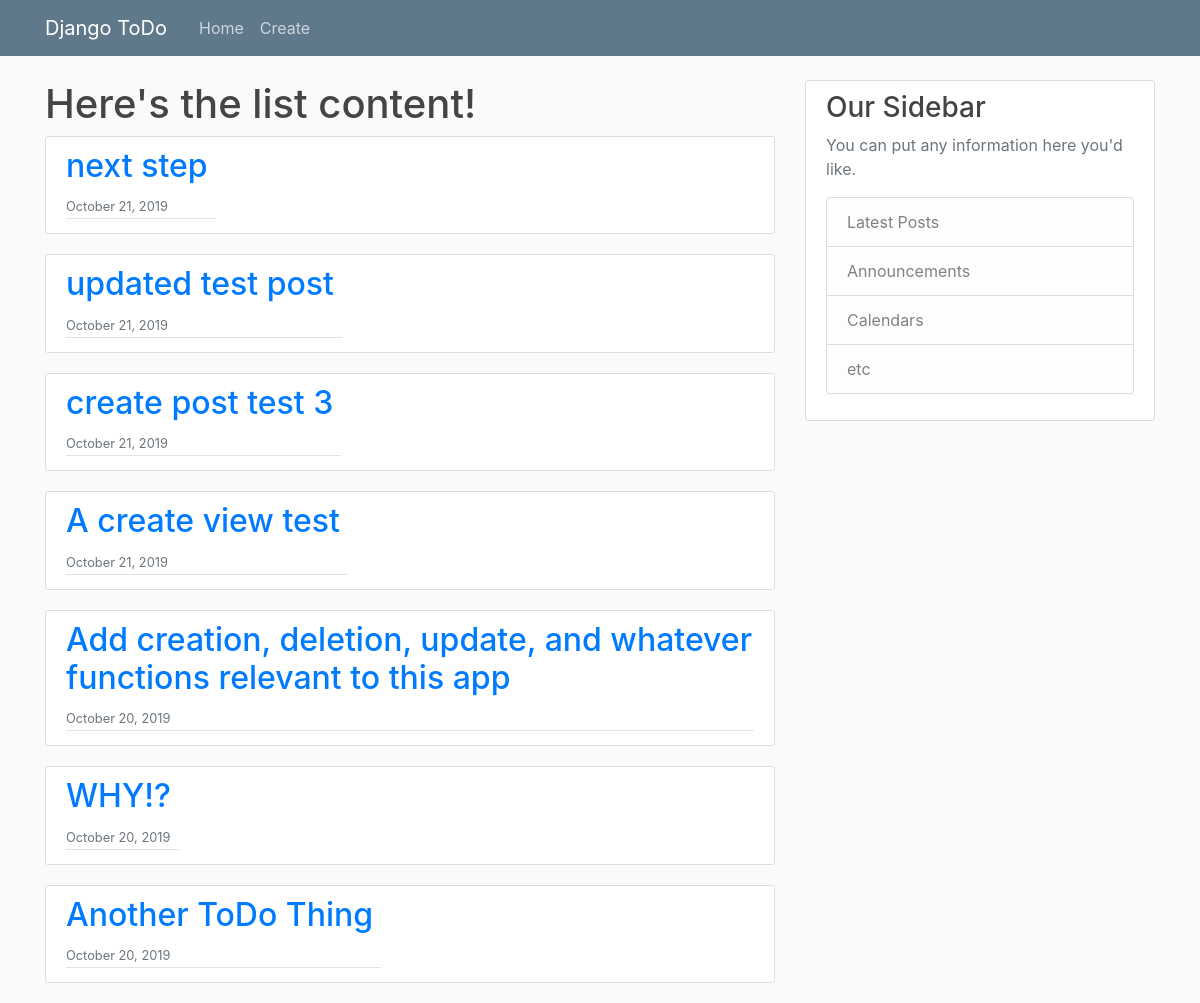
The app's page /, older data.
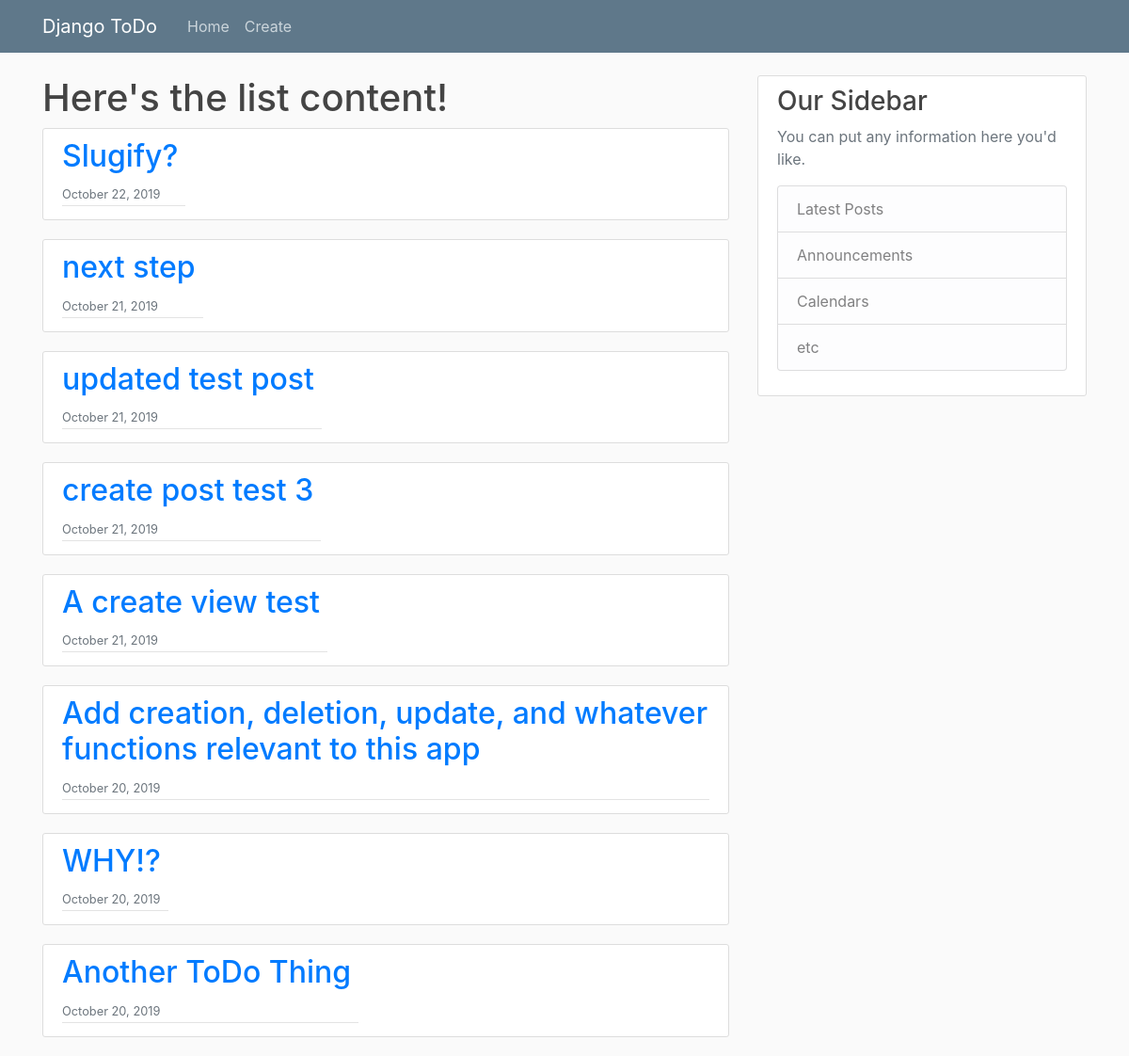
The same page, newer data.
### main/models.py (models this page shows, shortened)
class ToDoList(models.Model):
    title = models.CharField(max_length=256)
    content = models.TextField()
    post_time = models.DateTimeField(auto_now_add=True)
    completed = models.BooleanField(default=False)

### main/views.py (the view)
# urls.py: path('', ToDoListView.as_view(), name='todo_listview'),
class ToDoListView(ListView):
    model = ToDoList
    paginate_by = 10
    ordering = ['-post_time']

### main/templates/main/todolist_list.html (shortened to what this page needs)
{% extends "main/base.html" %}
{% block content %}
<h1>Here's the list content!</h1>
    {% for post in object_list %}
        <artiicle class="media content-section">
            <div class="article-metadata">
                <h2>
                    <a href="{% url 'todo_detail' post.id %}" class="mr-2">{{ post.title }}</a>
                </h2>
                <small class="text-muted">{{ post.post_time|date:"F d, Y" }}</small>
            </div>
        </artiicle>
    {% endfor %}
{% endblock content %}

Row changes from the older to the newer data that the page shows:
added ToDoList: title "Slugify?", post_time "October 22, 2019"
